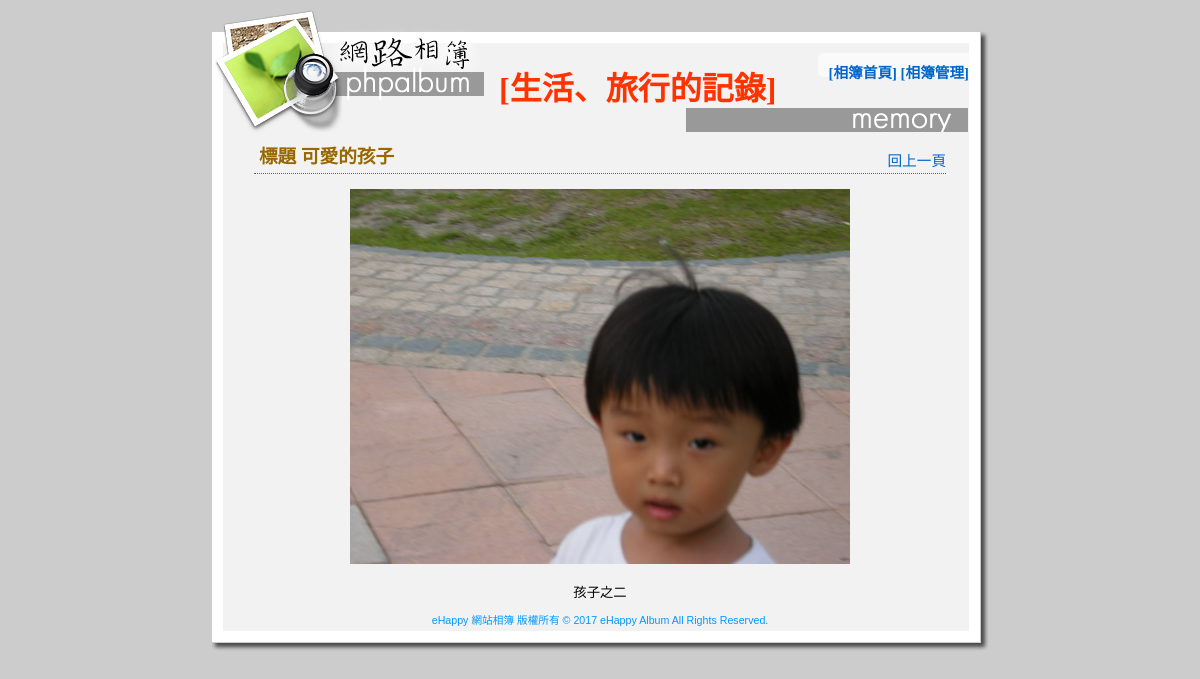
The page /albumphoto/2/1/ on the database its author committed.
### albumapp/models.py (models this page shows, shortened)
class PhotoModel(models.Model):
    palbum = models.ForeignKey('AlbumModel', on_delete=models.CASCADE)
    psubject = models.CharField(max_length=100, null=False)
    pdate = models.DateTimeField(auto_now=True)
    purl = models.CharField(max_length=100, null=False)
    phit = models.IntegerField(default=0)

class AlbumModel(models.Model):
    adate = models.DateTimeField(auto_now=True)
    alocation = models.CharField(max_length=200, blank=True, default='')
    atitle = models.CharField(max_length=100, null=False)
    adesc = models.TextField(blank=True, default='')

### albumapp/views.py (the view)
# urls.py: path('albumphoto/<int:photoid>/<int:albumid>/', views.albumphoto),
def albumphoto(request, photoid=None, albumid=None):  #顯示單張相片
	album = albumid  #以區域變數傳送給html
	photo = models.PhotoModel.objects.get(id=photoid)  #取得點選的相片
	photo.phit += 1  #點擊數加1
	photo.save()  #儲存資料
	return render(request, "albumphoto.html", locals())

### templates/albumphoto.html
{% extends "base.html" %}
{% load static %}
{% block content %}
  <div class="subjectDiv">標題 {{photo.palbum.atitle}}</div>
    <div class="actionDiv"><a href="/albumshow/{{album}}/">回上一頁</a></div>
    <div class="photoDiv"><img src="/media/{{photo.purl}}" /></div>
    <div class="normalDiv">
      <p align="center">{{photo.psubject}}</p>
    </div>
{% endblock %}

### static/css/style.css (style rules this page uses)
#mainRegion p { font-family: Verdana, Arial, Helvetica, sans-serif; font-size: 10pt; line-height: 20px; margin-top: 0px; margin-bottom: 5px; }
#mainRegion .actionDiv { float: right; margin-top: -30px; font-size: 11pt; font-family: "微軟正黑體"; }
a { text-decoration: none; }
a:link { color: #0066CC; }
#mainRegion .normalDiv { clear: both; margin: 5px; }
#mainRegion .subjectDiv { font-family: "微軟正黑體"; font-size: 14pt; font-weight: bold; color: #996600; padding: 5px; clear: both; border-bottom-width: 1px; border-bottom-style: dotted; border-bottom-color: #666666; margin-bottom: 5px; }
#mainRegion .photoDiv { text-align: center; padding: 10px; }

### rows shown on the page
PhotoModel: palbum.atitle "可愛的孩子", purl (picture), psubject "孩子之二"
